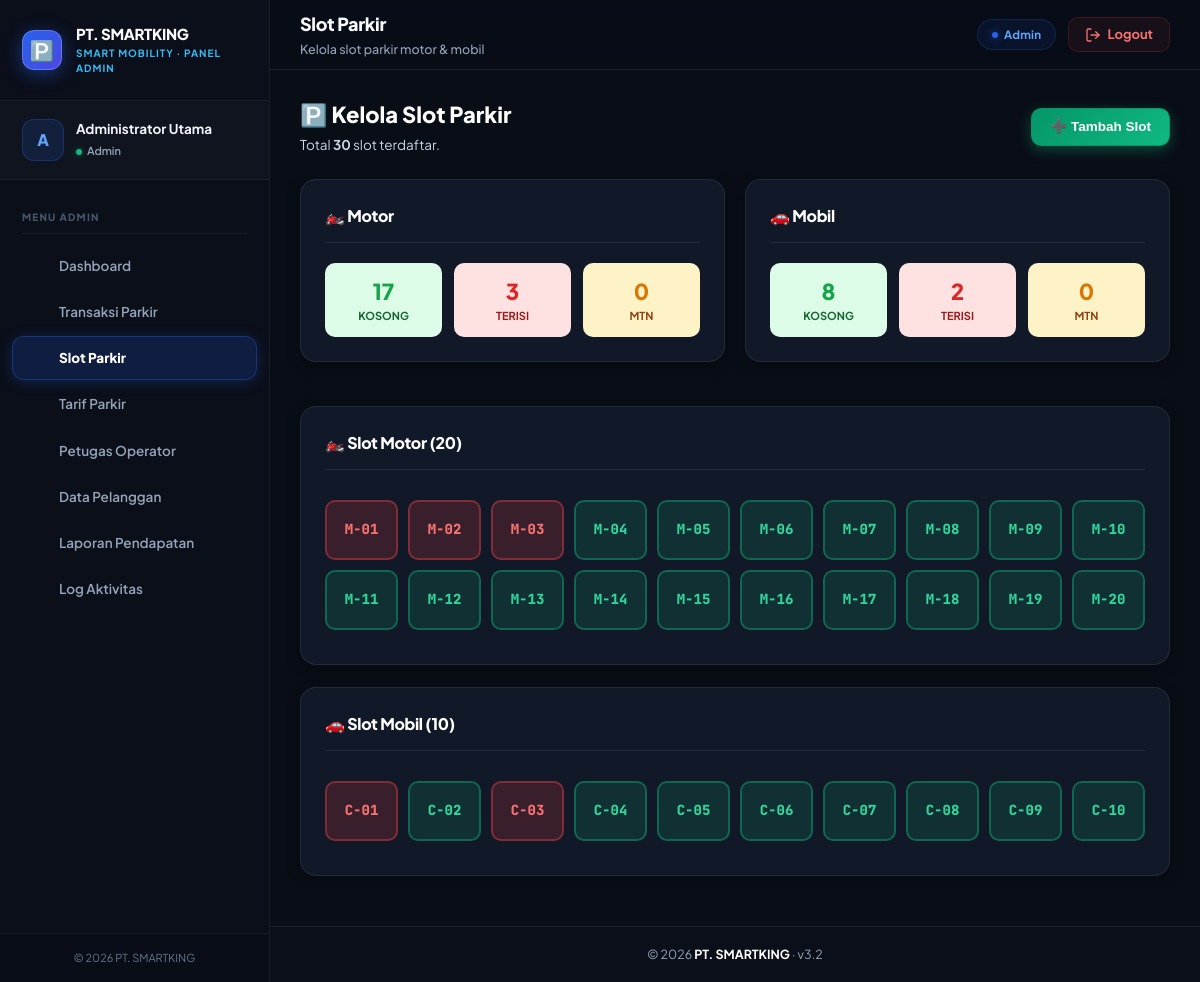
/admin/slot.php (signed in), run on the app's committed database.
### tables this page shows
CREATE TABLE `slot_parkir` (
  `id_slot` int(11) NOT NULL AUTO_INCREMENT,
  `kode_slot` varchar(10) NOT NULL,
  `jenis_kendaraan` enum('motor','mobil') NOT NULL,
  `zona` varchar(20) DEFAULT 'A',
  `status` enum('kosong','terisi','maintenance') NOT NULL DEFAULT 'kosong',
  `updated_at` datetime DEFAULT current_timestamp() ON UPDATE current_timestamp(),
  PRIMARY KEY (`id_slot`),
  UNIQUE KEY `kode_slot` (`kode_slot`),
  KEY `idx_status` (`status`),
  KEY `idx_jenis` (`jenis_kendaraan`)
);

### includes/functions.php (called while the page is built, shortened)
<?php
if (!function_exists('e')) {
    function e($str) { return htmlspecialchars((string)$str, ENT_QUOTES, 'UTF-8'); }
}
?>

### admin/slot.php (the view, shortened to what this page needs)
<?php
require_once __DIR__ . '/../includes/functions.php';
require_once __DIR__ . '/../includes/auth.php';
$motor = $koneksi->query("SELECT * FROM slot_parkir WHERE jenis_kendaraan='motor' ORDER BY kode_slot");
$mobil = $koneksi->query("SELECT * FROM slot_parkir WHERE jenis_kendaraan='mobil' ORDER BY kode_slot");
$stat = $koneksi->query("SELECT jenis_kendaraan, status, COUNT(*) c FROM slot_parkir GROUP BY jenis_kendaraan, status");
$data = ['motor'=>['kosong'=>0,'terisi'=>0,'maintenance'=>0], 'mobil'=>['kosong'=>0,'terisi'=>0,'maintenance'=>0]];
while ($r = $stat->fetch_assoc()) $data[$r['jenis_kendaraan']][$r['status']] = (int)$r['c'];
include __DIR__ . '/../includes/header.php';
?>
<div class="page-header">
  <div>
    <h2>🅿️ Kelola Slot Parkir</h2>
    <p>Total <b><?= array_sum(array_map('array_sum', $data)) ?></b> slot terdaftar.</p>
  </div>
  <button class="btn btn-success" onclick="toggleForm()">➕ Tambah Slot</button>
</div>
<div class="grid-2">
  <div class="card">
    <div class="card-header"><h3>🏍️ Motor</h3></div>
    <div style="display:flex;gap:12px;">
      <div style="flex:1;text-align:center;padding:12px;background:#dcfce7;border-radius:10px;">
        <div style="font-size:22px;font-weight:800;color:#16a34a;"><?= $data['motor']['kosong'] ?></div>
        <div style="font-size:11px;color:#166534;font-weight:700;">KOSONG</div>
      </div>
      <div style="flex:1;text-align:center;padding:12px;background:#fee2e2;border-radius:10px;">
        <div style="font-size:22px;font-weight:800;color:#dc2626;"><?= $data['motor']['terisi'] ?></div>
        <div style="font-size:11px;color:#991b1b;font-weight:700;">TERISI</div>
      </div>
      <div style="flex:1;text-align:center;padding:12px;background:#fef3c7;border-radius:10px;">
        <div style="font-size:22px;font-weight:800;color:#d97706;"><?= $data['motor']['maintenance'] ?></div>
        <div style="font-size:11px;color:#92400e;font-weight:700;">MTN</div>
      </div>
    </div>
  </div>
  <div class="card">
    <div class="card-header"><h3>🚗 Mobil</h3></div>
    <div style="display:flex;gap:12px;">
      <div style="flex:1;text-align:center;padding:12px;background:#dcfce7;border-radius:10px;">
        <div style="font-size:22px;font-weight:800;color:#16a34a;"><?= $data['mobil']['kosong'] ?></div>
        <div style="font-size:11px;color:#166534;font-weight:700;">KOSONG</div>
      </div>
      <div style="flex:1;text-align:center;padding:12px;background:#fee2e2;border-radius:10px;">
        <div style="font-size:22px;font-weight:800;color:#dc2626;"><?= $data['mobil']['terisi'] ?></div>
        <div style="font-size:11px;color:#991b1b;font-weight:700;">TERISI</div>
      </div>
      <div style="flex:1;text-align:center;padding:12px;background:#fef3c7;border-radius:10px;">
        <div style="font-size:22px;font-weight:800;color:#d97706;"><?= $data['mobil']['maintenance'] ?></div>
        <div style="font-size:11px;color:#92400e;font-weight:700;">MTN</div>
      </div>
    </div>
  </div>
</div>
<div class="card">
  <div class="card-header"><h3>🏍️ Slot Motor (<?= $motor->num_rows ?>)</h3></div>
  <div class="slot-grid">
    <?php while ($r = $motor->fetch_assoc()): ?>
      <div class="slot-item slot-<?= $r['status'] ?>"
           onclick="aksiSlot(<?= $r['id_slot'] ?>, '<?= e($r['kode_slot']) ?>', '<?= $r['status'] ?>')"
           title="Klik untuk ubah status">
        <?= e($r['kode_slot']) ?>
      </div>
    <?php endwhile; ?>
  </div>
</div>
<div class="card">
  <div class="card-header"><h3>🚗 Slot Mobil (<?= $mobil->num_rows ?>)</h3></div>
  <div class="slot-grid">
    <?php while ($r = $mobil->fetch_assoc()): ?>
      <div class="slot-item slot-<?= $r['status'] ?>"
           onclick="aksiSlot(<?= $r['id_slot'] ?>, '<?= e($r['kode_slot']) ?>', '<?= $r['status'] ?>')"
           title="Klik untuk ubah status">
        <?= e($r['kode_slot']) ?>
      </div>
    <?php endwhile; ?>
  </div>
</div>
<?php include __DIR__ . '/../includes/footer.php'; ?>

### assets/style.css (style rules this page uses)
:root { --primary: #2563eb; --primary-hover: #1d4ed8; --primary-active: #1e40af; --primary-light: #eff6ff; --primary-ring: rgba(37, 99, 235, 0.25); --success: #10b981; --success-dark: #059669; --success-light: #ecfdf5; --warning: #f59e0b; --warning-dark: #d97706; --warning-light: #fffbeb; --danger: #ef4444; --danger-dark: #dc2626; --danger-light: #fef2f2; --info: #06b6d4; --info-dark: #0891b2; --info-light: #ecfeff; --bg-dark: #090d16; --card-dark: #111827; --card-dark-border: rgba(255, 255, 255, 0.08); --card-dark-hover: #162032; --text-dark-primary: #ffffff; --text-dark-secondary: #cbd5e1; --text-dark-muted: #94a3b8; --bg-light: #f8fafc; --card-light: #ffffff; --border-light: #e2e8f0; --text-light-primary: #0f172a; --text-light-secondary: #475569; --text-light-muted: #94a3b8; --sidebar-w: 260px; --radius-sm: 6px; --radius: 10px; --radius-lg: 16px; --radius-pill: 9999px; --shadow-sm: 0 1px 3px rgba(0,0,0,0.1); --shadow: 0 4px 12px rgba(0,0,0,0.15); --shadow-lg: 0 10px 25px rgba(0,0,0,0.25); --shadow-glow: 0 0 20px rgba(37, 99, 235, 0.35); }
*, *::before, *::after { box-sizing: border-box; margin: 0; padding: 0; }
html { font-size: 14px; scroll-behavior: smooth; }
body { font-family: 'Plus Jakarta Sans', 'Inter', -apple-system, sans-serif; background-color: var(--bg-dark); color: var(--text-dark-primary); line-height: 1.5; -webkit-font-smoothing: antialiased; }
.btn { display: inline-flex; align-items: center; justify-content: center; gap: 8px; padding: 10px 18px; font-size: 13.5px; font-weight: 700; border-radius: var(--radius); border: 1px solid transparent; cursor: pointer; transition: all 0.2s cubic-bezier(0.4, 0, 0.2, 1); text-decoration: none; line-height: 1.2; }
.btn-success { background: linear-gradient(135deg, #059669, #10b981); color: #ffffff; border-color: #059669; box-shadow: 0 4px 14px rgba(16, 185, 129, 0.35); }
.card { background: var(--card-dark); border: 1px solid var(--card-dark-border); border-radius: var(--radius-lg); padding: 24px; margin-bottom: 22px; box-shadow: 0 4px 14px rgba(0, 0, 0, 0.25); transition: all 0.25s ease; position: relative; }
.card-header { display: flex; justify-content: space-between; align-items: center; margin-bottom: 20px; padding-bottom: 14px; border-bottom: 1px solid var(--card-dark-border); flex-wrap: wrap; gap: 12px; }
.card-header h3, .card-header h2 { font-size: 16px; font-weight: 800; color: #ffffff; display: flex; align-items: center; gap: 8px; letter-spacing: -0.3px; }
.page-header { display: flex; justify-content: space-between; align-items: center; margin-bottom: 24px; flex-wrap: wrap; gap: 16px; }
.page-header h2 { font-size: 22px; font-weight: 800; color: #ffffff; margin-bottom: 4px; }
.page-header p { font-size: 13.5px; color: var(--text-dark-secondary); }
.grid-2 { display: grid; grid-template-columns: repeat(2, minmax(0, 1fr)); gap: 20px; margin-bottom: 22px; }
.slot-grid { display: grid; grid-template-columns: repeat(auto-fill, minmax(68px, 1fr)); gap: 10px; padding: 10px 0; }
.slot-item { height: 60px; border-radius: 10px; display: flex; align-items: center; justify-content: center; font-weight: 800; font-family: 'JetBrains Mono', monospace; font-size: 14px; cursor: pointer; transition: all 0.2s; border: 2px solid transparent; }
.slot-kosong { background: rgba(16, 185, 129, 0.15); color: #34d399; border-color: rgba(16, 185, 129, 0.4); }
.slot-terisi { background: rgba(239, 68, 68, 0.18); color: #f87171; border-color: rgba(239, 68, 68, 0.4); }

### includes/header.php (style rules this page uses)
*, *::before, *::after { box-sizing: border-box; margin: 0; padding: 0; }
body { font-family: 'Plus Jakarta Sans', 'Inter', -apple-system, sans-serif; background: #090d16; color: #f1f5f9; display: flex; min-height: 100vh; overflow-x: hidden; }

### data on the page
slot_parkir: kode_slot "M-01"
slot_parkir: kode_slot "M-02"
slot_parkir: kode_slot "M-03"
slot_parkir: kode_slot "M-04"
slot_parkir: kode_slot "M-05"
slot_parkir: kode_slot "M-06"
slot_parkir: kode_slot "M-07"
slot_parkir: kode_slot "M-08"
slot_parkir: kode_slot "M-09"
slot_parkir: kode_slot "M-10"
slot_parkir: kode_slot "M-11"
slot_parkir: kode_slot "M-12"
slot_parkir: kode_slot "M-13"
slot_parkir: kode_slot "M-14"
slot_parkir: kode_slot "M-15"
slot_parkir: kode_slot "M-16"
slot_parkir: kode_slot "M-17"
slot_parkir: kode_slot "M-18"
slot_parkir: kode_slot "M-19"
slot_parkir: kode_slot "M-20"
slot_parkir: kode_slot "C-01"
slot_parkir: kode_slot "C-02"
slot_parkir: kode_slot "C-03"
slot_parkir: kode_slot "C-04"
slot_parkir: kode_slot "C-05"
slot_parkir: kode_slot "C-06"
slot_parkir: kode_slot "C-07"
slot_parkir: kode_slot "C-08"
slot_parkir: kode_slot "C-09"
slot_parkir: kode_slot "C-10"

### other printed values
$perusahaan['nama_perusahaan'] "PT. SMARTKING"
$role_label "ADMIN"
$user_initial "A"
$_SESSION['nama_lengkap'] "Administrator Utama"
$role_label "Admin"
$m['label'] "Dashboard"
$m['label'] "Transaksi Parkir"
$m['label'] "Slot Parkir"
$m['label'] "Tarif Parkir"
$m['label'] "Petugas Operator"
$m['label'] "Data Pelanggan"
$m['label'] "Laporan Pendapatan"
$m['label'] "Log Aktivitas"
$page_title "Slot Parkir"
$page_subtitle "Kelola slot parkir motor & mobil"
